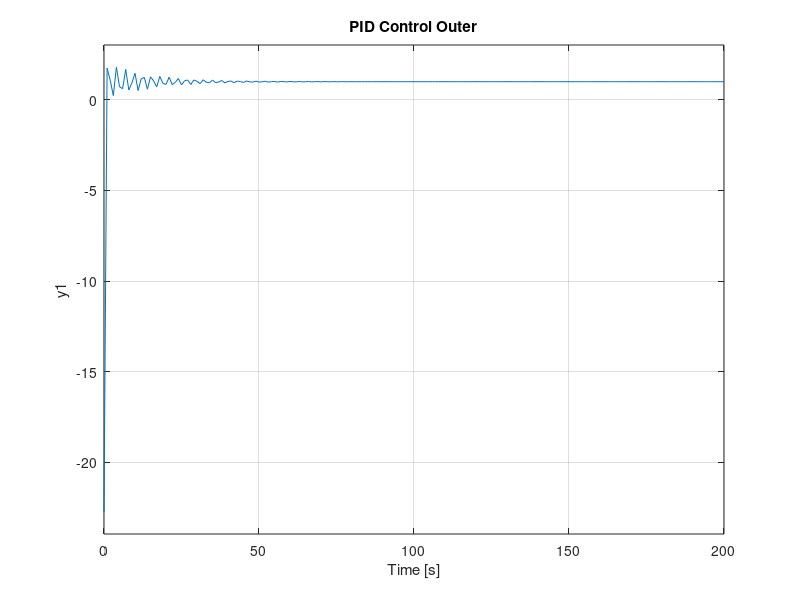

The MATLAB source for this figure:
mw = 0.03;
mb = 1.0227;
Rw = 0.0401;
Bw = 0.208;
L = 0.1128;
Ir = 0.005;
g = 9.81;
mr = mb;
Igb = 0.000176979406087;
Iw= 2*(Igb+((mw*(Rw^2))/2));
Wnl= 44.1;
Ts = 0.48;

a1 = Iw+((mw+mr)*Rw*Rw);
a2 = mr*Rw*L;
a3 = Ir+(mb*(L*L));
a4 = mb*g*L;
b1 = 2*Ts;
b2 = (2*Ts)/Wnl;

s = tf('s');
G1 = ((-b1)*(a1+a2)*s)/((((-a2^2)+(a1*a3))*s^3)+(b2*(a1+a3+(2*a2))*s^2)-(a1*a4*s)-(a4*b2));
G2 = (((-a2-a3)*s^2)+a4)/((a1+a2)*s^2);

Kp1 = -5;
Ki1 = -27;
Kd1 = -0.36;
C1 = pid(Kp1,Ki1,Kd1);
sys_cl1 = feedback(C1*G1,1);
step(sys_cl1,[0:1:200])
title('PID Control Inner Loop')

Kp2 = 0.023;
Ki2 = 0.005;
Kd2 = 0.002;
C2 = pid(Kp2,Ki2,Kd2);
sys_cl2 = feedback(sys_cl1*G2*C2,1);
step(sys_cl2,[0:1:200])
title('PID Control Outer')
